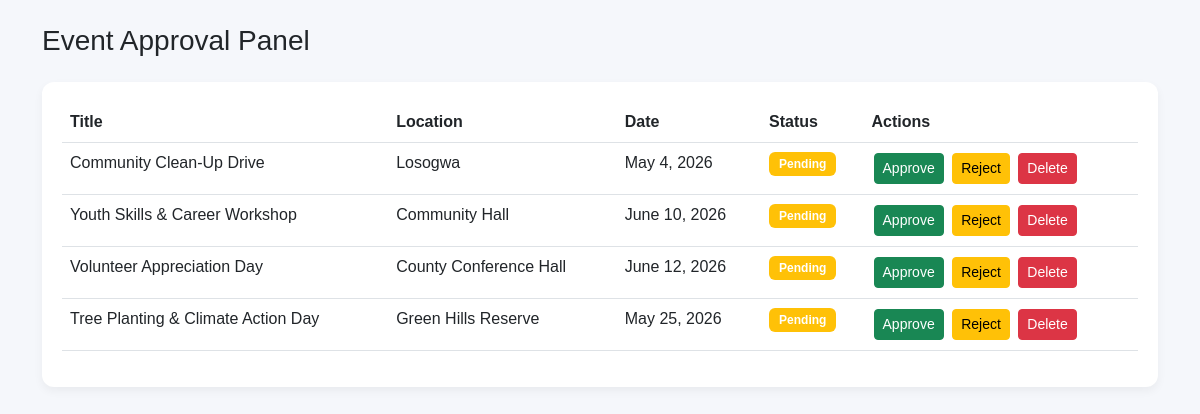
/accounts/events/review/ (signed in), run on an earlier commit of the app's database.
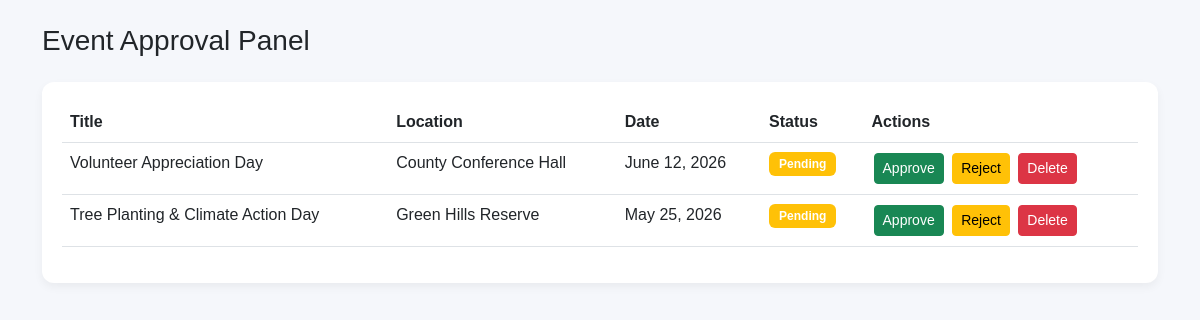
And on a later commit of the database.
### accounts/models.py (models this page shows, shortened)
class Event(models.Model):
    APPROVAL_STATUS = (
        ('pending', 'Pending'),
        ('approved', 'Approved'),
        ('rejected', 'Rejected'),
    )
    title = models.CharField(max_length=200)
    description = models.TextField()
    location = models.CharField(max_length=200)
    date = models.DateField()
    image = models.ImageField(upload_to='events/', blank=True, null=True)
    approval_status = models.CharField(
        max_length=20,
        choices=APPROVAL_STATUS,
        default='pending'
    )
    created_by = models.ForeignKey(
    settings.AUTH_USER_MODEL,
    on_delete=models.CASCADE,
    related_name="created_events",
    null=True,
    blank=True
)
    attendees = models.ManyToManyField(
        settings.AUTH_USER_MODEL,
        blank=True,
        related_name="joined_events"
    )
    created_at = models.DateTimeField(auto_now_add=True)

### accounts/views.py (the view)
# urls.py: path('events/review/', views.admin_events_review, name='admin_events_review'),
@login_required
def admin_events_review(request):
    if not request.user.is_superuser:
        return redirect("home")
    events = Event.objects.filter(approval_status="pending")
    return render(request, "admin_events.html", {
        "events": events
    })

### templates/admin_events.html (shortened to what this page needs)
<!DOCTYPE html>
<html>
<head>
    <link href="https://cdn.jsdelivr.net/npm/bootstrap@5.3.0/dist/css/bootstrap.min.css" rel="stylesheet">
</head>
<body>
<div class="container mt-4">
    <h3 class="mb-4">Event Approval Panel</h3>
    <div class="container-box">
        <table class="table table-hover">
            <thead>
                <tr>
                    <th>Title</th>
                    <th>Location</th>
                    <th>Date</th>
                    <th>Status</th>
                    <th>Actions</th>
                </tr>
            </thead>
            <tbody>
                {% for event in events %}
                <tr>
                    <td>{{ event.title }}</td>
                    <td>{{ event.location }}</td>
                    <td>{{ event.date }}</td>
                    <td>
                        {% if event.approval_status == "pending" %}
                            <span class="badge bg-warning">Pending</span>
                        {% elif event.approval_status == "approved" %}
                            <span class="badge bg-success">Approved</span>
                        {% else %}
                            <span class="badge bg-danger">Rejected</span>
                        {% endif %}
                    </td>
                    <td>
                        <a href="{% url 'approve_event' event.id %}" class="btn btn-success btn-sm">
                            Approve
                        </a>
                        <a href="{% url 'reject_event' event.id %}" class="btn btn-warning btn-sm">
                            Reject
                        </a>
                        <a href="{% url 'delete_event' event.id %}" class="btn btn-danger btn-sm">
                            Delete
                        </a>
                    </td>
                </tr>
                {% endfor %}
            </tbody>
        </table>
    </div>
</div>
</body>
</html>

What changed in the data, as far as the page shows it:
no longer on this page (row edited): Event: title "Community Clean-Up Drive", location "Losogwa", date "May 4, 2026", approval_status "Pending"
no longer on this page (row edited): Event: title "Youth Skills & Career Workshop", location "Community Hall", date "June 10, 2026", approval_status "Pending"
